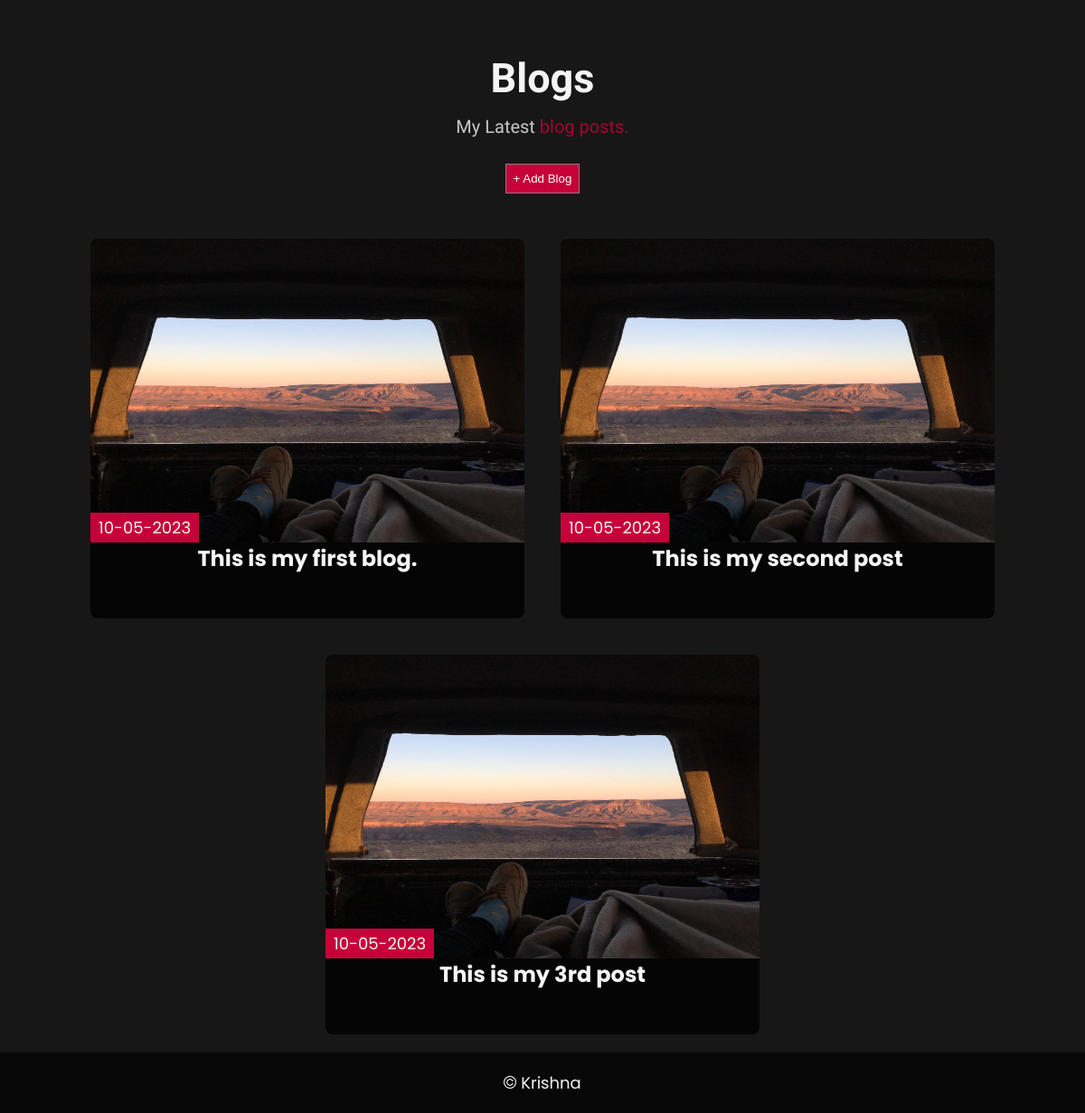
The app's page /blog_view/, older data.
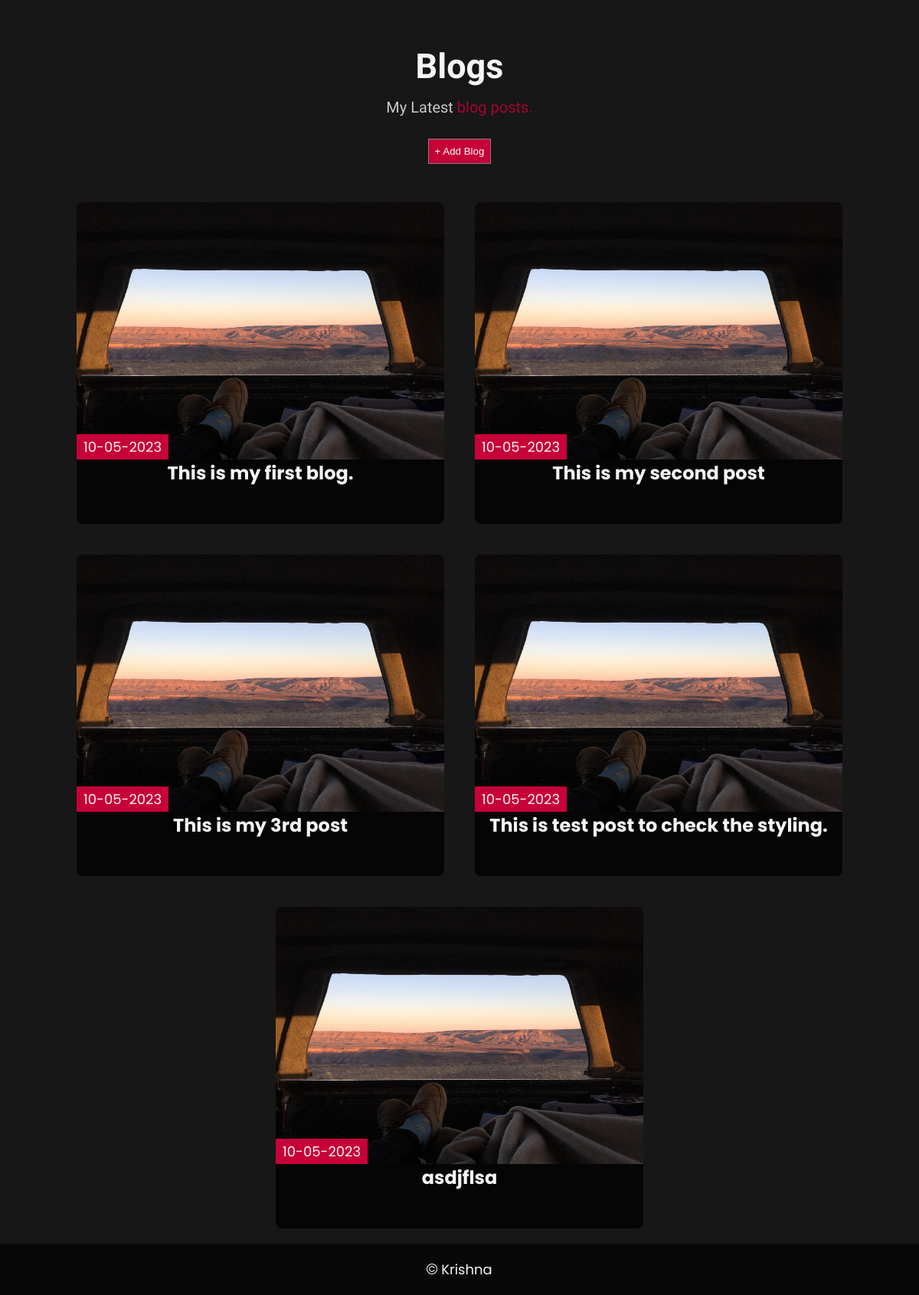
The same page, newer data.
### main/models.py (models this page shows, shortened)
class Post(models.Model):
    title = models.CharField(max_length = 255)
    title_tag = models.CharField(max_length = 255, default="This is pre defined title")
    author = models.ForeignKey(User, on_delete=models.CASCADE) #cascade will remove all the post done by author if author is removed
    body = models.TextField()

### main/views.py (the view)
# urls.py: path("blog_view/", blog_view.as_view(), name="blog_view"),
class blog_view(ListView):
    model = Post
    template_name = 'main/blog_view.html'

### main/templates/main/blog_view.html (shortened to what this page needs)
{% load static %}
<!DOCTYPE html>
<html lang="en">
<head>
  <link rel="stylesheet" href="{% static 'css/style.css' %}">
</head>
<body>
        <div>
        <div class="blog-header"> Blogs
            <span class ="header-caption"> My Latest <span class="color"> blog posts.</span></span>
            <button style="padding:8px; background-color: #c70039;  border: 1px solid grey"><a href="{% url 'add_blog_post' %}" style="text-decoration: none;color:white;"> +  Add Blog</a></button>
        </div>
            <div class="blog-content">
                    {% for postquery in object_list %}
                 <div class="blogs">
                     <a href="{% url 'article' postquery.pk %}">
                     <div class="img">
                        <img src="{% static 'images/post-one.jpg' %}" alt="blog-one">
                        <div class="blog-date"> 10-05-2023</div>
                     </div>
                     <div class="blog-text">
                         <h4 style="font-size: 3vh;">{{postquery.title }}</h4>
                     </div></a>
                 </div>
                 {%  endfor %}
            </div>
               <div class="footer">
                <div class="footer-text">
                    <img src="{% static 'images/copyright.png' %} " alt="copyright-img" class="images" height="14px"> Krishna
                </div>
               </div>
        </div>
</body>
</html>

Row changes from the older to the newer data that the page shows:
added Post: title "This is test post to check the styling."
added Post: title "asdjflsa"
